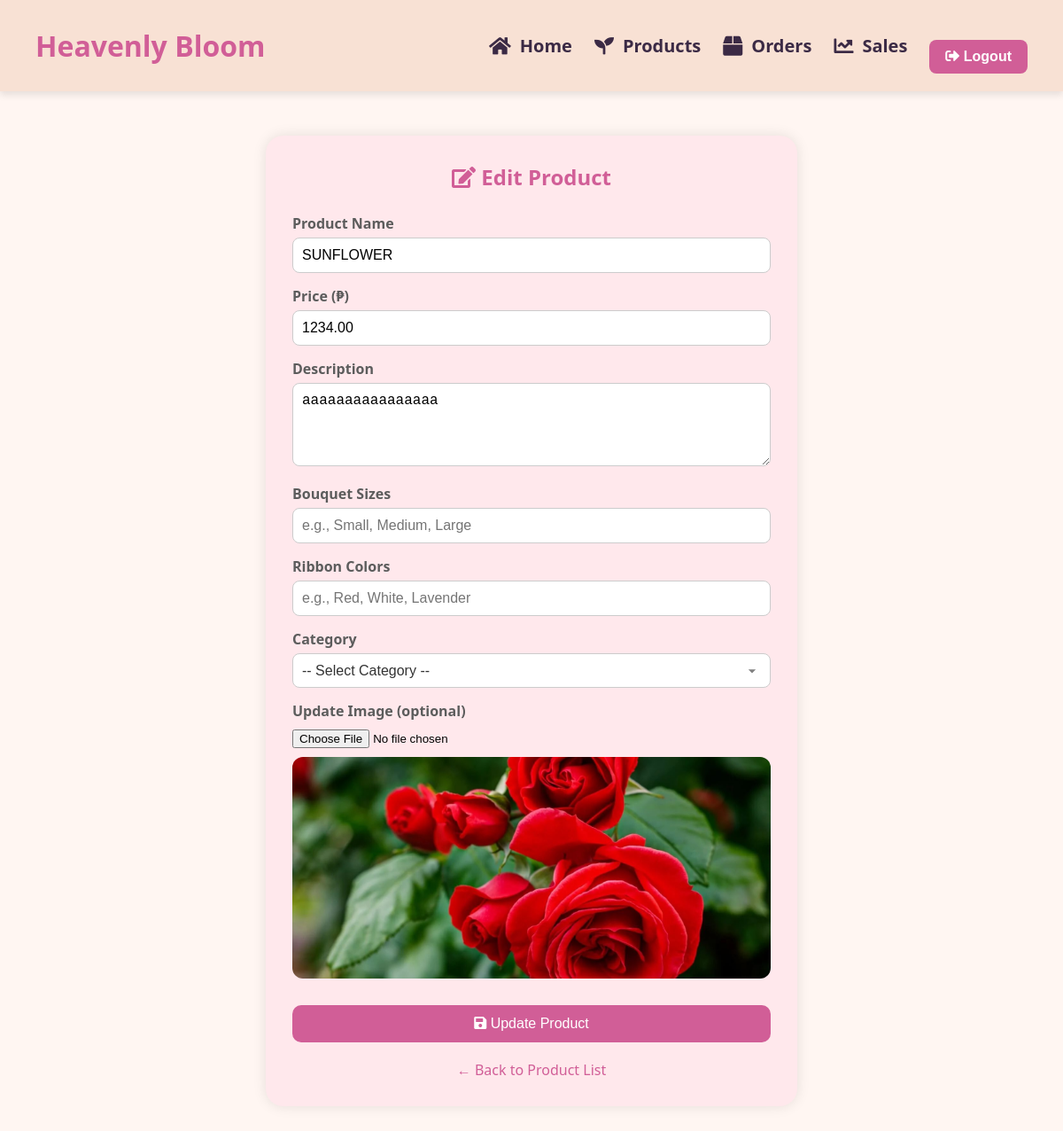
The app's page /edit_product.php?id=10 with its own data.
### tables this page shows
CREATE TABLE `products` (
  `product_id` int(11) NOT NULL,
  `product_name` varchar(255) NOT NULL,
  `price` decimal(10,2) NOT NULL,
  `product_price` decimal(10,2) NOT NULL,
  `product_description` text NOT NULL,
  `product_image` varchar(255) NOT NULL,
  `created_at` timestamp NOT NULL DEFAULT current_timestamp(),
  `bouquet_sizes` varchar(255) DEFAULT NULL,
  `ribbon_colors` varchar(255) DEFAULT NULL,
  `category_id` int(11) DEFAULT NULL,
  `product_type` varchar(50) DEFAULT NULL,
  `original_stock` int(11) DEFAULT 0,
  `stock_count` int(11) DEFAULT 0,
  `is_deleted` tinyint(1) DEFAULT 0
);

### edit_product.php (the view, shortened to what this page needs)
<?php
include 'db_connection.php';
include 'navbar.php';
$product_id = $_GET['id'];
$query = mysqli_query($conn, "SELECT * FROM products WHERE product_id = $product_id");
$product = mysqli_fetch_assoc($query);
?>
<!DOCTYPE html>
<html lang="en">
<head>
  <link rel="stylesheet" href="https://cdnjs.cloudflare.com/ajax/libs/font-awesome/5.15.3/css/all.min.css"/>
</head>
<body>
<div class="form-container">
  <h2><i class="fas fa-edit"></i> Edit Product</h2>
  <form method="POST" enctype="multipart/form-data">
    <label for="product_name">Product Name</label>
    <input type="text" name="product_name" value="<?= htmlspecialchars($product['product_name']) ?>" required>
    <label for="product_price">Price (₱)</label>
    <input type="number" step="0.01" name="product_price" value="<?= htmlspecialchars($product['product_price']) ?>" required>
    <label for="product_description">Description</label>
    <textarea name="product_description" rows="4" required><?= htmlspecialchars($product['product_description']) ?></textarea>
<label for="bouquet_sizes">Bouquet Sizes</label>
<input type="text" name="bouquet_sizes" value="<?= htmlspecialchars($product['bouquet_sizes'] ?? '') ?>" placeholder="e.g., Small, Medium, Large">
<label for="ribbon_colors">Ribbon Colors</label>
<input type="text" name="ribbon_colors" value="<?= htmlspecialchars($product['ribbon_colors'] ?? '') ?>" placeholder="e.g., Red, White, Lavender">
<label for="bouquet_category">Category</label>
<select name="bouquet_category">
    <option value="">-- Select Category --</option>
</select>
    <label for="product_image">Update Image (optional)</label>
    <input type="file" name="product_image" accept="image/*">
    <img class="preview" src="uploads/<?= htmlspecialchars($product['product_image']) ?>" alt="Current Image">
    <button type="submit"><i class="fas fa-save"></i> Update Product</button>
    <a class="back-link" href="product.php">← Back to Product List</a>
  </form>
</div>
</body>
</html>

### navbar.php (style rules this page uses)
* { margin: 0; padding: 0; box-sizing: border-box; }
body { font-family: 'Segoe UI', sans-serif; }

### edit_product.php (style rules this page uses)
body { font-family: 'Segoe UI', sans-serif; background-color: #fff6f2; margin: 0; padding: 0; }
.form-container { max-width: 600px; background: #ffe8ec; padding: 30px; margin: 50px auto; border-radius: 20px; box-shadow: 0 0 15px rgba(0,0,0,0.1); }
h2 { text-align: center; color: #d15e97; margin-bottom: 25px; }
label { display: block; margin-top: 15px; font-weight: bold; color: #5c5c5c; }
input[type="text"], input[type="number"], textarea { width: 100%; padding: 10px; border: 1px solid #ccc; border-radius: 8px; margin-top: 5px; font-size: 16px; }
input[type="file"] { margin-top: 10px; }
img.preview { margin-top: 10px; width: 100%; max-height: 250px; object-fit: cover; border-radius: 12px; }
button { margin-top: 25px; padding: 12px 20px; background-color: #d15e97; color: white; border: none; border-radius: 10px; font-size: 16px; cursor: pointer; width: 100%; }
.back-link { display: block; text-align: center; margin-top: 20px; color: #d15e97; text-decoration: none; }
select { width: 100%; padding: 10px; margin-top: 5px; font-size: 16px; border: 1px solid #ccc; border-radius: 8px; background-color: #fff; color: #333; appearance: none; -webkit-appearance: none; -moz-appearance: none; background-repeat: no-repeat; background-position: right 10px center; background-size: 20px; }

### records on screen
products: product_name "SUNFLOWER", product_price "1234.00", product_description "aaaaaaaaaaaaaaaa", product_image (picture)
